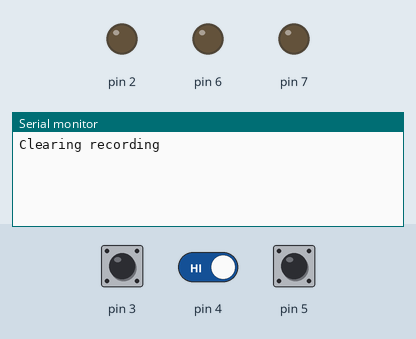
Bench run of a sketch on a simulated Arduino Uno, built with avr-gcc and run on an emulated ATmega328P. On the bench: output pins drawn as LEDs (lit = HIGH), the last lines printed to the serial monitor. Inputs (shaded band) come from the test bench; at power-on: pin 3 HIGH, pin 4 HIGH, pin 5 HIGH.

Above: at 1.2 s.
1.3 s: pin 3 pulled LOW for 0.15 s
At 2.2 s:
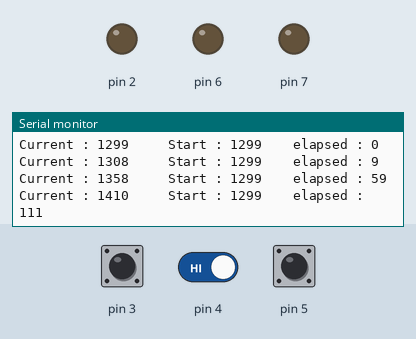
2.9 s: pin 3 driven LOW and pin 4 driven LOW
At 3.01 s:
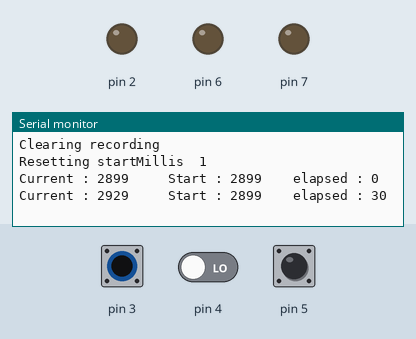
5.9 s: pin 3 pulsed HIGH 2 times (0.12 s each, 0.3 s apart)
Timing chart, 0 to 8.9 s (numbered marks = the images above; inputs shaded):
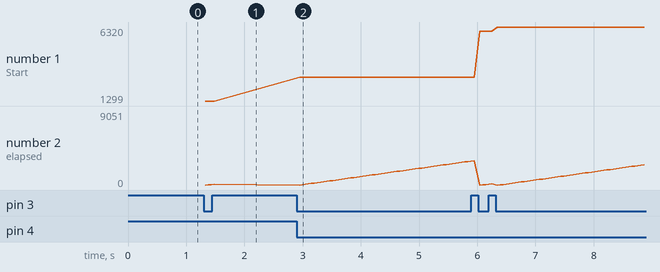

Measured:
- after the input at 1.3 s, the serial monitor: prints a new line at once (image 1)
- after the input at 2.9 s, the serial monitor: prints a new line after 0.05 s (image 2)
- plotted number 1: 1299 → 2899 after the input at 2.9 s
- plotted number 2: 111 → 2925 after the input at 2.9 s

The sketch:

alarm.ino
```cpp
unsigned long startMillis;
unsigned long currentMillis;


unsigned long startMillis_rec;
unsigned long currentMillis_rec;
const unsigned long period = 75000;
bool temp=true;
int recording[20];
bool te2,te3;
bool gugugaga=true;
int recN=0;
int n=0;
bool LedOn,LedToggle;
void setup() {
  Serial.begin(9600);
 pinMode(2,OUTPUT);

 pinMode(3,INPUT_PULLUP);
  pinMode(4,INPUT_PULLUP);
   pinMode(5,INPUT_PULLUP);
   pinMode(6,OUTPUT);
   pinMode(7,OUTPUT);

Serial.println("Clearing recording");
     recording[0]=0;
      recording[1]=0;
      recording[2]=0;
      recording[3]=0;
      recording[4]=0;
      recording[5]=0;
      recording[6]=0;
      recording[7]=0;
      recording[8]=0;
      recording[9]=0;
      recording[10]=0;
      recording[11]=0;
      recording[12]=0;
      recording[13]=0;
      recording[14]=0;
      recording[15]=0;
      recording[16]=0;
      recording[17]=0;
      recording[18]=0;
      recording[19]=0;
      recording[20]=0;
}


void loop() {

if(LedOn){
      if(LedToggle){
        digitalWrite(6,HIGH);
        digitalWrite(7,LOW);
      }else{

        digitalWrite(7,HIGH);
        digitalWrite(6,LOW);
      }
    }else{

        digitalWrite(6,LOW);
        digitalWrite(7,LOW);
    }


 if(digitalRead(4)==LOW){
  n=0;
    if(te2){
       Serial.println("Clearing recording");
      recording[0]=0;
      recording[1]=0;
      recording[2]=0;
      recording[3]=0;
      recording[4]=0;
      recording[5]=0;
      recording[6]=0;
      recording[7]=0;
      recording[8]=0;
      recording[9]=0;
      recording[10]=0;
      recording[11]=0;
      recording[12]=0;
      recording[13]=0;
      recording[14]=0;
      recording[15]=0;
      recording[16]=0;
      recording[17]=0;
      recording[18]=0;
      recording[19]=0;
      recording[20]=0;

      recN=0;
      te2=false;
      startMillis_rec=millis();
    }
    if(digitalRead(5)==LOW){
      if(te3){

        if(recN>19){
        return;
        }
        if(millis()-startMillis_rec!=0 && millis()-startMillis_rec>0 && millis()-startMillis_rec<3000 && millis()-startMillis_rec>10){
          recording[recN]=millis()-startMillis_rec;


      Serial.println(String(recN)+"  Adding : "+String(millis()-startMillis_rec));
      Serial.println("Return : "+String(recording[recN]));
      startMillis_rec=millis();
      recN++;

      te3=false;
      }
    }
    }else{
      te3=true;
    }
  }else{
    te2=true;
  }


 if(digitalRead(3)==LOW){
  if(temp){
    Serial.println("Resetting startMillis  "+String(temp));
    startMillis = millis();
    temp=false;
  }
  currentMillis=millis();
   Serial.println("Current : "+String(currentMillis)+"     Start : "+String(startMillis)+"    elapsed : "+String(currentMillis - startMillis));
  if(currentMillis - startMillis>=period){
  if(gugugaga){
    n=0;
    gugugaga=false;
  }
  LedOn=true;
    if(recording[n]!=0 && recording[n]>0 && recording[n]<3000 && recording[n]>10){


    Serial.println("Delay = "+String(recording[n]));
    LedToggle=!LedToggle;
    delay(recording[n]);


    tone(2,900,100);
    }else{
      Serial.println(String(n) +" With "+String(recording[n]));

    }
    n++;
    if(n>20){
      n=0;
    }
 }
 }else{
  LedOn=false;
  temp=true;
  gugugaga=true;
  n=0;
 }
 }
```
